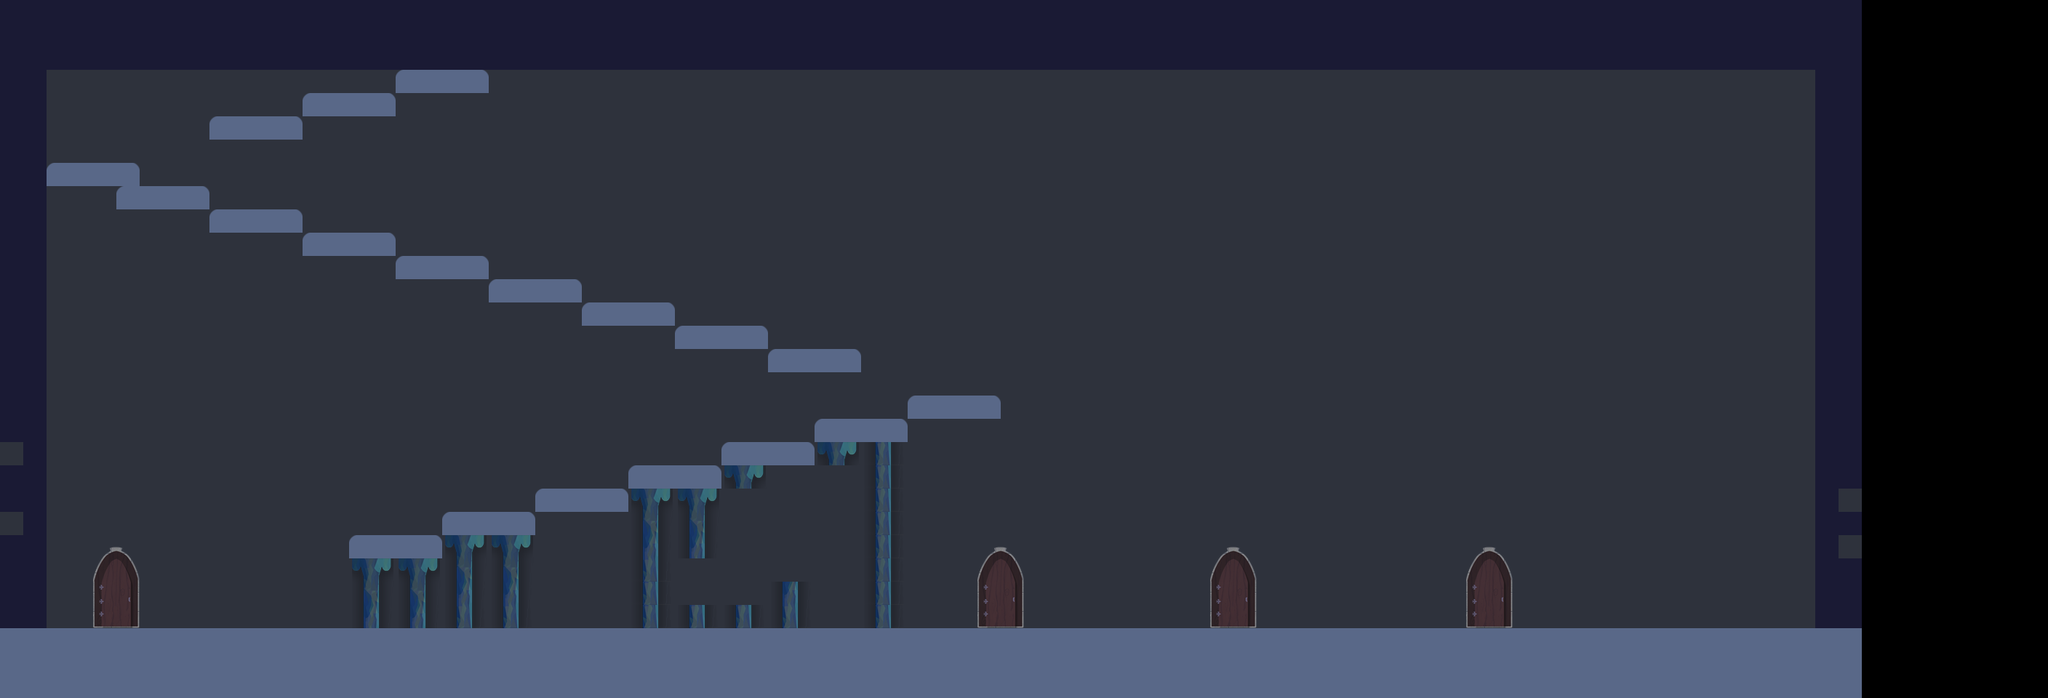

Below is a game level as drawn by its tile map, then a one-line description and the .tmx that defines it (tile-layer data replaced by summaries):
An orthogonal 88x30 tile map with 32x32 px tiles, 6 tile layers (Livello tile 1, Livello tile 2, Livello tile 3, playerObject, ...) and 1 object (spawn0).

<map version="1.0" orientation="orthogonal" renderorder="right-down" width="88" height="30" tilewidth="32" tileheight="32" nextobjectid="3">
 <properties>
  <property name="ParallaxEnabled" value="tru" />
 </properties>
 <tileset firstgid="1" source="tilesmap3.tsx" />
 <layer name="Livello tile 1" width="88" height="30">
  <data>[2640 cells, 2400 non-empty, 1 distinct tile ids]</data>
 </layer>
 <layer name="Livello tile 2" width="88" height="30">
  <data>[2640 cells, 648 non-empty, 4 distinct tile ids]</data>
 </layer>
 <layer name="Livello tile 3" width="88" height="30">
  <data>[2640 cells, 32 non-empty, 8 distinct tile ids]</data>
 </layer>
 <objectgroup name="playerSpawn">
  <object id="2" name="spawn0" x="2325" y="783" width="30" height="28" />
 </objectgroup>
 <layer name="playerObject" width="88" height="30">
  <data>[2640 cells, 0 non-empty, 0 distinct tile ids]</data>
 </layer>
 <layer name="playerEffects" width="88" height="30">
  <data>[2640 cells, 0 non-empty, 0 distinct tile ids]</data>
 </layer>
 <layer name="Livello tile 6" width="88" height="30">
  <data>[2640 cells, 74 non-empty, 8 distinct tile ids]</data>
 </layer>
</map>
